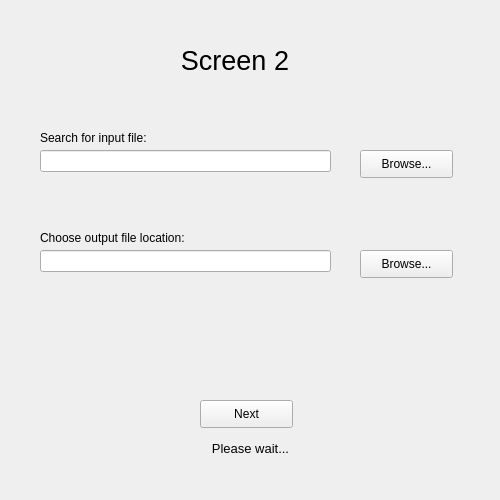
<?xml version="1.0" encoding="UTF-8"?>
<ui version="4.0">
 <class>Form</class>
 <widget class="QWidget" name="Form">
  <property name="geometry">
   <rect>
    <x>0</x>
    <y>0</y>
    <width>500</width>
    <height>500</height>
   </rect>
  </property>
  <property name="windowTitle">
   <string>Form</string>
  </property>
  <widget class="QLabel" name="label">
   <property name="geometry">
    <rect>
     <x>150</x>
     <y>40</y>
     <width>170</width>
     <height>40</height>
    </rect>
   </property>
   <property name="font">
    <font>
     <family>Arial</family>
     <pointsize>20</pointsize>
    </font>
   </property>
   <property name="text">
    <string>Screen 2</string>
   </property>
   <property name="alignment">
    <set>Qt::AlignCenter</set>
   </property>
   <property name="Font" stdset="0">
    <font>
     <pointsize>20</pointsize>
    </font>
   </property>
  </widget>
  <widget class="QPushButton" name="button">
   <property name="enabled">
    <bool>true</bool>
   </property>
   <property name="geometry">
    <rect>
     <x>200</x>
     <y>400</y>
     <width>93</width>
     <height>28</height>
    </rect>
   </property>
   <property name="text">
    <string>Next</string>
   </property>
  </widget>
  <widget class="QLineEdit" name="inputFilePath">
   <property name="geometry">
    <rect>
     <x>40</x>
     <y>150</y>
     <width>291</width>
     <height>22</height>
    </rect>
   </property>
  </widget>
  <widget class="QPushButton" name="inputBrowse">
   <property name="geometry">
    <rect>
     <x>360</x>
     <y>150</y>
     <width>93</width>
     <height>28</height>
    </rect>
   </property>
   <property name="text">
    <string>Browse...</string>
   </property>
  </widget>
  <widget class="QLineEdit" name="outputFilePath">
   <property name="geometry">
    <rect>
     <x>40</x>
     <y>250</y>
     <width>291</width>
     <height>22</height>
    </rect>
   </property>
  </widget>
  <widget class="QPushButton" name="outputBrowse">
   <property name="geometry">
    <rect>
     <x>360</x>
     <y>250</y>
     <width>93</width>
     <height>28</height>
    </rect>
   </property>
   <property name="text">
    <string>Browse...</string>
   </property>
  </widget>
  <widget class="QLabel" name="label_2">
   <property name="geometry">
    <rect>
     <x>40</x>
     <y>130</y>
     <width>181</width>
     <height>16</height>
    </rect>
   </property>
   <property name="text">
    <string>Search for input file:</string>
   </property>
  </widget>
  <widget class="QLabel" name="label_3">
   <property name="geometry">
    <rect>
     <x>40</x>
     <y>230</y>
     <width>181</width>
     <height>16</height>
    </rect>
   </property>
   <property name="text">
    <string>Choose output file location:</string>
   </property>
  </widget>
  <widget class="QLabel" name="waiting">
   <property name="enabled">
    <bool>true</bool>
   </property>
   <property name="geometry">
    <rect>
     <x>160</x>
     <y>440</y>
     <width>181</width>
     <height>16</height>
    </rect>
   </property>
   <property name="font">
    <font>
     <pointsize>10</pointsize>
    </font>
   </property>
   <property name="text">
    <string>Please wait...</string>
   </property>
   <property name="alignment">
    <set>Qt::AlignCenter</set>
   </property>
  </widget>
 </widget>
 <resources/>
 <connections/>
</ui>
